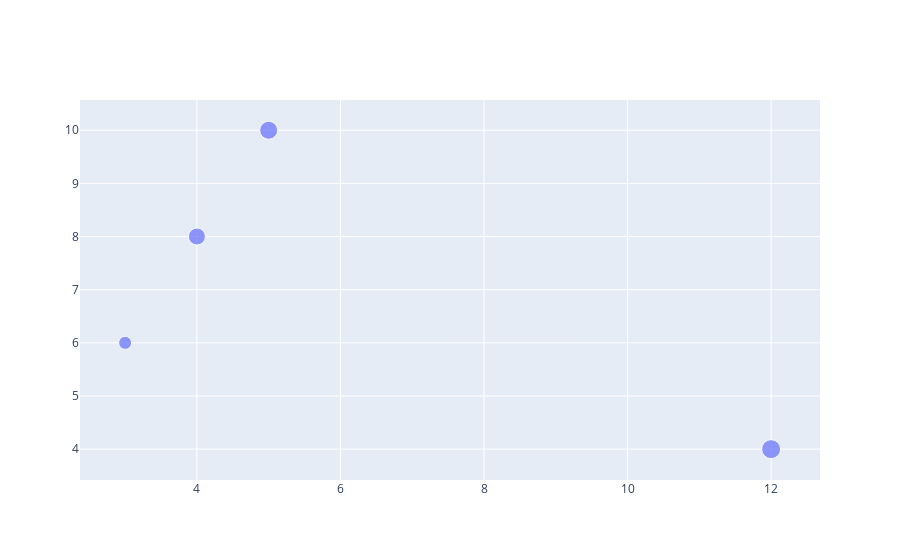

The notebook cell this image was saved under:
### Code cell
# to add hover text to bubbles

fig = go.Figure(go.Scatter(x=x, y=y, mode="markers", marker_size=[19, 13, 17, 18], 
                           text=["Dot_A", "Dot_B", "Dot_C", "Dot_D"]))
fig.show()

### Figure 1 — Plotly figure (JSON) as saved in the notebook; plotly's stock layout.template omitted (floating-point values rounded to 4 significant figures)
{"data": [{"marker": {"size": [19, 13, 17, 18]}, "mode": "markers", "text": ["Dot_A", "Dot_B", "Dot_C", "Dot_D"], "type": "scatter", "x": [12, 3, 4, 5], "y": [4, 6, 8, 10]}], "layout": {}}
